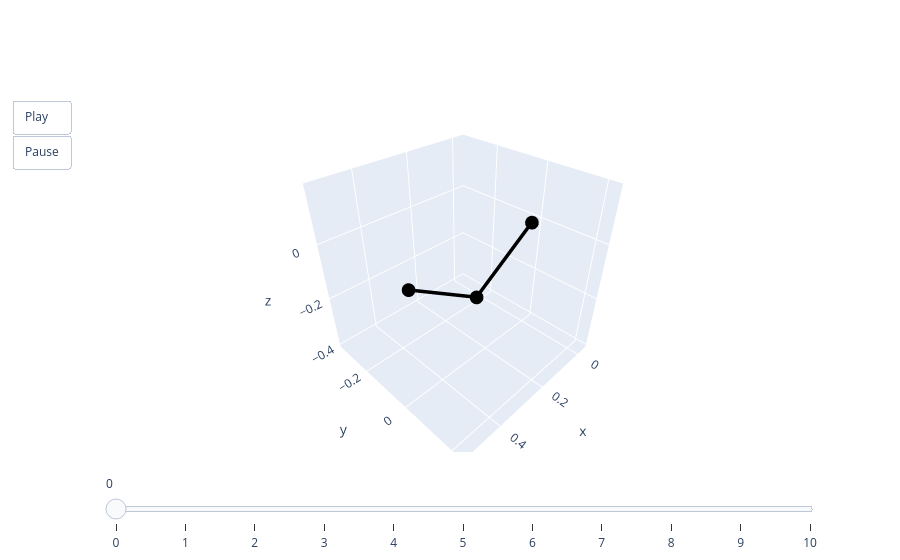

The notebook cell saved with this chart:
### Code cell
base, aux, _ = get_base_rod()
rods = base.with_bc(valid.bc)
pred = rods.solve(final_model, lambdas, aux, max_dlambda=5e-3, iters=5, ls_steps=10)[0]
animate(pred)

### Figure 1 — Plotly figure (JSON) as saved in the notebook; plotly's stock layout.template omitted (floating-point values rounded to 4 significant figures)
{"data": [{"line": {"color": "black", "width": 7}, "mode": "lines+markers", "type": "scatter3d", "x": [0, 0.25, 0.5], "y": [0, -4.273e-06, 0], "z": [0, -0.1617, 0]}], "layout": {"scene": {"aspectmode": "cube", "xaxis": {"autorange": false, "range": [-0.05, 0.55]}, "yaxis": {"autorange": false, "range": [-0.3581, 0.2419]}, "zaxis": {"autorange": false, "range": [-0.4116, 0.1884]}}, "sliders": [{"steps": [{"args": [["0"], {"frame": {"duration": 0, "redraw": true}, "mode": "immediate"}], "label": "0", "method": "animate"}, {"args": [["1"], {"frame": {"duration": 0, "redraw": true}, "mode": "immediate"}], "label": "1", "method": "animate"}, {"args": [["2"], {"frame": {"duration": 0, "redraw": true}, "mode": "immediate"}], "label": "2", "method": "animate"}, {"args": [["3"], {"frame": {"duration": 0, "redraw": true}, "mode": "immediate"}], "label": "3", "method": "animate"}, {"args": [["4"], {"frame": {"duration": 0, "redraw": true}, "mode": "immediate"}], "label": "4", "method": "animate"}, {"args": [["5"], {"frame": {"duration": 0, "redraw": true}, "mode": "immediate"}], "label": "5", "method": "animate"}, {"args": [["6"], {"frame": {"duration": 0, "redraw": true}, "mode": "immediate"}], "label": "6", "method": "animate"}, {"args": [["7"], {"frame": {"duration": 0, "redraw": true}, "mode": "immediate"}], "label": "7", "method": "animate"}, {"args": [["8"], {"frame": {"duration": 0, "redraw": true}, "mode": "immediate"}], "label": "8", "method": "animate"}, {"args": [["9"], {"frame": {"duration": 0, "redraw": true}, "mode": "immediate"}], "label": "9", "method": "animate"}, {"args": [["10"], {"frame": {"duration": 0, "redraw": true}, "mode": "immediate"}], "label": "10", "method": "animate"}]}], "updatemenus": [{"buttons": [{"args": [null, {"frame": {"duration": 50, "redraw": true}, "fromcurrent": true}], "label": "Play", "method": "animate"}, {"args": [[null], {"frame": {"duration": 0, "redraw": true}, "mode": "immediate"}], "label": "Pause", "method": "animate"}], "showactive": false, "type": "buttons"}]}}
